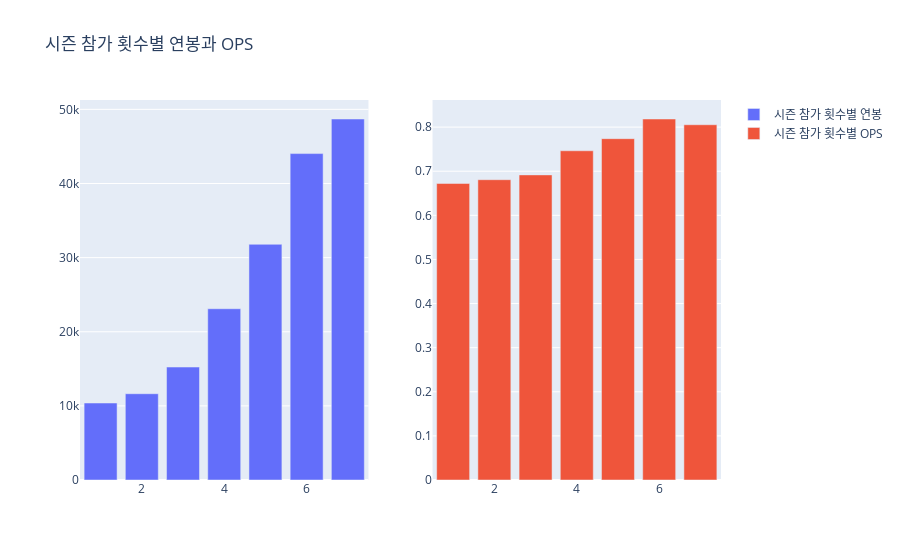

The notebook cell saved with this chart:
### Code cell
num_category()

### Figure 1 — Plotly figure (JSON) as saved in the notebook; plotly's stock layout.template omitted (floating-point values rounded to 4 significant figures)
{"data": [{"name": "시즌 참가 횟수별 연봉", "type": "bar", "x": [1, 2, 3, 4, 5, 6, 7], "xaxis": "x", "y": [10390.0, 11640.0, 15240.0, 23100.0, 31800.0, 44040.0, 48700], "yaxis": "y"}, {"name": "시즌 참가 횟수별 OPS", "type": "bar", "x": [1, 2, 3, 4, 5, 6, 7], "xaxis": "x2", "y": [0.6723, 0.6808, 0.6917, 0.7464, 0.7738, 0.8184, 0.8054], "yaxis": "y2"}], "layout": {"title": {"text": "시즌 참가 횟수별 연봉과 OPS"}, "xaxis": {"anchor": "y", "domain": [0, 0.45]}, "xaxis2": {"anchor": "y2", "domain": [0.55, 1]}, "yaxis": {"anchor": "x", "domain": [0, 1]}, "yaxis2": {"anchor": "x2", "domain": [0, 1]}}}
